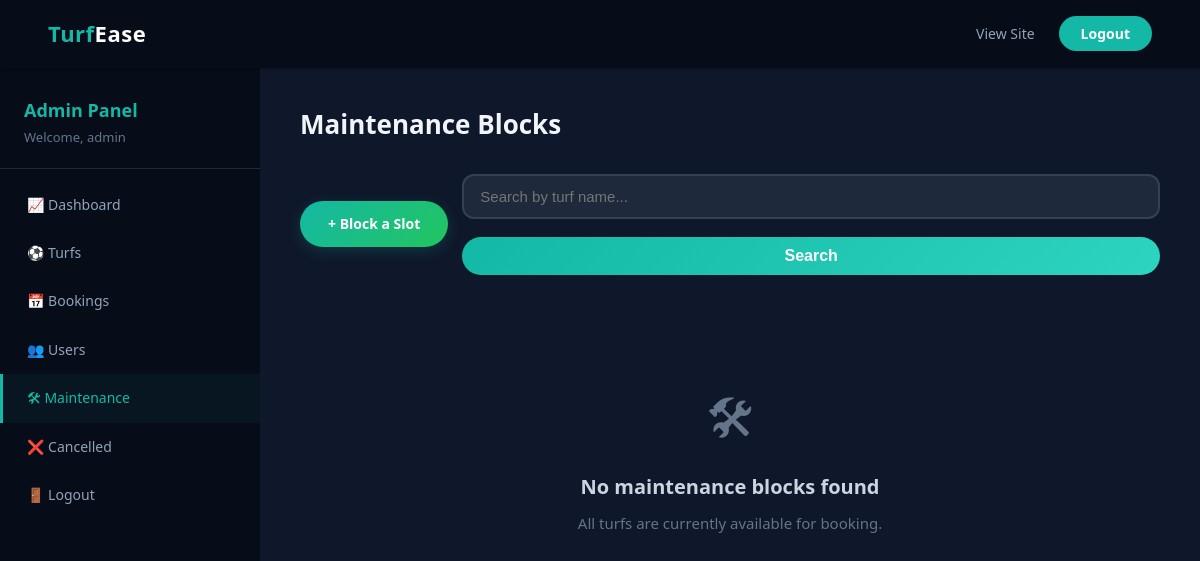
Before: /admin-dashboard/maintenance/ (signed in) with the older database file.
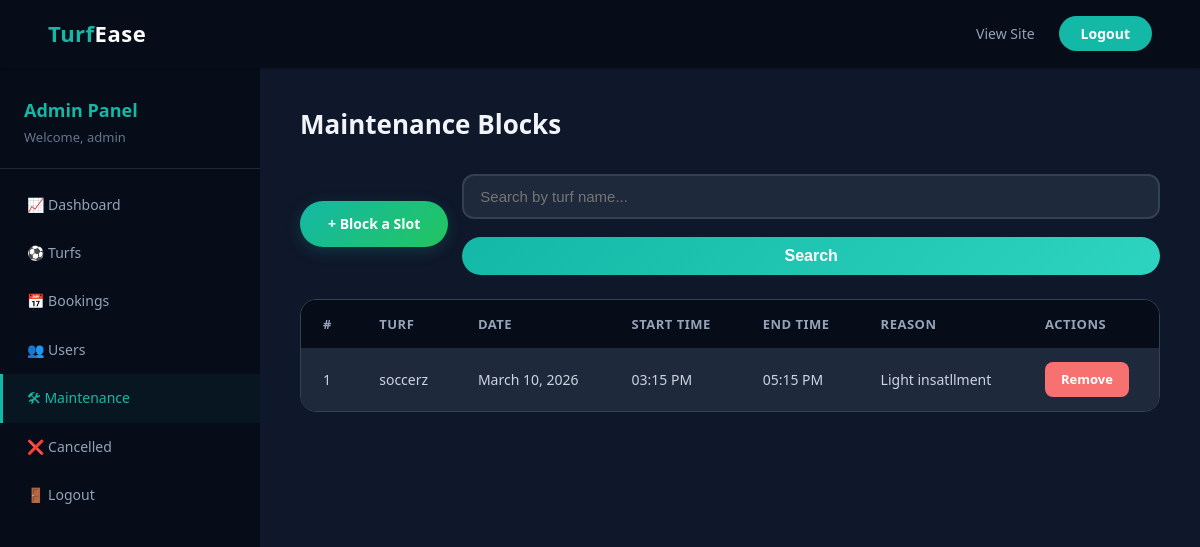
After: the same page with the newer database file.
### turfs/models.py (models this page shows, shortened)
class MaintenanceBlock(models.Model):
    turf = models.ForeignKey(Turf, on_delete=models.CASCADE, related_name='maintenance_blocks')
    date = models.DateField()
    start_time = models.TimeField()
    end_time = models.TimeField()
    reason = models.CharField(max_length=300, blank=True)
    created_at = models.DateTimeField(auto_now_add=True)
    class Meta:
        ordering = ['-date', '-start_time']

class Turf(models.Model):
    name = models.CharField(max_length=200)
    location = models.CharField(max_length=300)
    description = models.TextField()
    price_per_hour = models.DecimalField(max_digits=10, decimal_places=2)
    price_5a_side = models.DecimalField(max_digits=10, decimal_places=2, default=0, help_text='Additional fixed price for 5-a-side teams')
    price_7a_side = models.DecimalField(max_digits=10, decimal_places=2, default=0, help_text='Additional fixed price for 7-a-side teams')
    price_11a_side = models.DecimalField(max_digits=10, decimal_places=2, default=0, help_text='Additional fixed price for 11-a-side teams')
    image = models.ImageField(upload_to='turf_images/', blank=True, null=True)
    created_at = models.DateTimeField(auto_now_add=True)

### dashboard/views.py (the view)
# urls.py: path('maintenance/', views.dashboard_maintenance, name='dashboard_maintenance'),
@login_required(login_url='admin_login')
@user_passes_test(is_admin, login_url='admin_login')
def dashboard_maintenance(request):
    blocks = MaintenanceBlock.objects.select_related('turf').all()
    search = request.GET.get('q', '')
    if search:
        blocks = blocks.filter(turf__name__icontains=search)
    paginator = Paginator(blocks, 15)
    page_obj = paginator.get_page(request.GET.get('page'))
    return render(request, 'dashboard/dashboard_maintenance.html', {
        'page_obj': page_obj,
        'search': search,
    })

### bookings/context_processors.py (called while the page is built)
def unread_notifications(request):
    if request.user.is_authenticated and not request.user.is_staff:
        count = Notification.objects.filter(user=request.user, is_read=False).count()
        return {'unread_notification_count': count}
    return {'unread_notification_count': 0}

### dashboard/views.py (called while the page is built)
def is_admin(user):
    return user.is_staff

### templates/dashboard/dashboard_maintenance.html (shortened to what this page needs)
{% extends 'dashboard/base_dashboard.html' %}
{% block dashboard_content %}
<h1>Maintenance Blocks</h1>
<div style="display:flex; gap:14px; align-items:center; flex-wrap:wrap; margin-bottom:24px;">
    <a href="{% url 'add_maintenance' %}" class="btn-add" style="margin-bottom:0;">&#43; Block a Slot</a>
    <form method="get" class="search-bar" style="margin-bottom:0; flex:1;">
        <input type="text" name="q" class="form-control" placeholder="Search by turf name..." value="{{ search }}">
        <button type="submit" class="btn-submit" style="padding:10px 22px;">Search</button>
    </form>
</div>
{% if page_obj %}
    <div class="table-container">
        <table>
            <thead>
                <tr>
                    <th>#</th>
                    <th>Turf</th>
                    <th>Date</th>
                    <th>Start Time</th>
                    <th>End Time</th>
                    <th>Reason</th>
                    <th>Actions</th>
                </tr>
            </thead>
            <tbody>
                {% for block in page_obj %}
                    <tr>
                        <td>{{ forloop.counter }}</td>
                        <td>{{ block.turf.name }}</td>
                        <td>{{ block.date }}</td>
                        <td>{{ block.start_time|time:"h:i A" }}</td>
                        <td>{{ block.end_time|time:"h:i A" }}</td>
                        <td>{{ block.reason|default:"—" }}</td>
                        <td>
                            <a href="{% url 'delete_maintenance' block.pk %}" class="btn-action btn-delete">Remove</a>
                        </td>
                    </tr>
                {% endfor %}
            </tbody>
        </table>
    </div>
{% else %}
    <div class="empty-state">
        <div class="empty-icon">&#128736;</div>
        <h3>No maintenance blocks found</h3>
        {% if search %}
            <p>No blocks matching "{{ search }}".</p>
        {% else %}
            <p>All turfs are currently available for booking.</p>
        {% endif %}
    </div>
{% endif %}
{% endblock %}

Changed rows visible on the page:
added MaintenanceBlock: turf.name "soccerz", date "March 10, 2026", start_time "03:15 PM", end_time "05:15 PM", reason "Light insatllment"
Other visible differences:
text no longer shown: "🛠 No maintenance blocks found All turfs are currently available for booking."
text now shown: "# TURF DATE START TIME END TIME REASON ACTIONS"
